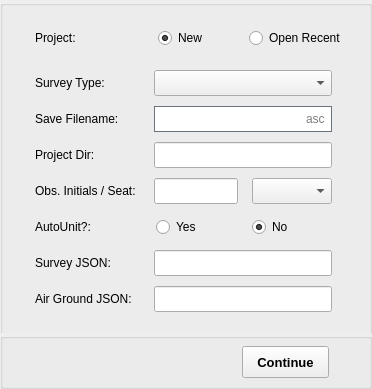
<?xml version="1.0" encoding="UTF-8"?>
<ui version="4.0">
 <class>OpeningScreenDialog</class>
 <widget class="QMainWindow" name="OpeningScreenDialog">
  <property name="windowModality">
   <enum>Qt::ApplicationModal</enum>
  </property>
  <property name="geometry">
   <rect>
    <x>0</x>
    <y>0</y>
    <width>372</width>
    <height>389</height>
   </rect>
  </property>
  <property name="minimumSize">
   <size>
    <width>372</width>
    <height>389</height>
   </size>
  </property>
  <property name="maximumSize">
   <size>
    <width>372</width>
    <height>389</height>
   </size>
  </property>
  <property name="windowTitle">
   <string>Start a new Scribe project</string>
  </property>
  <widget class="QWidget" name="centralwidget">
   <property name="minimumSize">
    <size>
     <width>372</width>
     <height>389</height>
    </size>
   </property>
   <property name="maximumSize">
    <size>
     <width>372</width>
     <height>389</height>
    </size>
   </property>
   <layout class="QGridLayout" name="gridLayout_14">
    <property name="leftMargin">
     <number>0</number>
    </property>
    <property name="topMargin">
     <number>0</number>
    </property>
    <property name="rightMargin">
     <number>0</number>
    </property>
    <property name="bottomMargin">
     <number>0</number>
    </property>
    <property name="spacing">
     <number>0</number>
    </property>
    <item row="0" column="0">
     <layout class="QGridLayout" name="gridLayout_12">
      <item row="0" column="0">
       <widget class="QGroupBox" name="groupBox_2">
        <property name="minimumSize">
         <size>
          <width>372</width>
          <height>389</height>
         </size>
        </property>
        <property name="maximumSize">
         <size>
          <width>372</width>
          <height>389</height>
         </size>
        </property>
        <property name="title">
         <string/>
        </property>
        <layout class="QFormLayout" name="formLayout">
         <property name="horizontalSpacing">
          <number>0</number>
         </property>
         <property name="verticalSpacing">
          <number>10</number>
         </property>
         <property name="leftMargin">
          <number>32</number>
         </property>
         <property name="topMargin">
          <number>10</number>
         </property>
         <property name="rightMargin">
          <number>32</number>
         </property>
         <property name="bottomMargin">
          <number>10</number>
         </property>
         <item row="0" column="0">
          <widget class="QGroupBox" name="groupBox_3">
           <property name="styleSheet">
            <string notr="true">border:none;</string>
           </property>
           <property name="title">
            <string/>
           </property>
           <layout class="QGridLayout" name="gridLayout_13">
            <property name="leftMargin">
             <number>0</number>
            </property>
            <item row="0" column="3">
             <spacer name="horizontalSpacer_5">
              <property name="orientation">
               <enum>Qt::Horizontal</enum>
              </property>
              <property name="sizeHint" stdset="0">
               <size>
                <width>40</width>
                <height>20</height>
               </size>
              </property>
             </spacer>
            </item>
            <item row="0" column="5">
             <spacer name="horizontalSpacer_6">
              <property name="orientation">
               <enum>Qt::Horizontal</enum>
              </property>
              <property name="sizeHint" stdset="0">
               <size>
                <width>27</width>
                <height>20</height>
               </size>
              </property>
             </spacer>
            </item>
            <item row="0" column="4">
             <widget class="QRadioButton" name="rdoRecent">
              <property name="minimumSize">
               <size>
                <width>0</width>
                <height>26</height>
               </size>
              </property>
              <property name="font">
               <font>
                <family>Segoe UI</family>
                <pointsize>9</pointsize>
               </font>
              </property>
              <property name="text">
               <string>Open Recent</string>
              </property>
             </widget>
            </item>
            <item row="0" column="2">
             <widget class="QRadioButton" name="rdoNew">
              <property name="minimumSize">
               <size>
                <width>0</width>
                <height>26</height>
               </size>
              </property>
              <property name="font">
               <font>
                <family>Segoe UI</family>
                <pointsize>9</pointsize>
               </font>
              </property>
              <property name="text">
               <string>New</string>
              </property>
              <property name="checked">
               <bool>true</bool>
              </property>
             </widget>
            </item>
            <item row="0" column="1">
             <spacer name="horizontalSpacer_4">
              <property name="orientation">
               <enum>Qt::Horizontal</enum>
              </property>
              <property name="sizeType">
               <enum>QSizePolicy::Fixed</enum>
              </property>
              <property name="sizeHint" stdset="0">
               <size>
                <width>76</width>
                <height>20</height>
               </size>
              </property>
             </spacer>
            </item>
            <item row="0" column="0">
             <widget class="QLabel" name="label_6">
              <property name="font">
               <font>
                <family>Segoe UI</family>
                <pointsize>9</pointsize>
               </font>
              </property>
              <property name="text">
               <string>Project:</string>
              </property>
             </widget>
            </item>
           </layout>
          </widget>
         </item>
         <item row="1" column="0">
          <layout class="QGridLayout" name="gridLayout_4">
           <property name="horizontalSpacing">
            <number>8</number>
           </property>
           <property name="verticalSpacing">
            <number>0</number>
           </property>
           <item row="0" column="1">
            <widget class="QComboBox" name="surveyType">
             <property name="minimumSize">
              <size>
               <width>178</width>
               <height>26</height>
              </size>
             </property>
             <property name="maximumSize">
              <size>
               <width>178</width>
               <height>26</height>
              </size>
             </property>
             <property name="font">
              <font>
               <family>Segoe UI</family>
               <pointsize>9</pointsize>
               <weight>50</weight>
               <italic>false</italic>
               <bold>false</bold>
              </font>
             </property>
             <property name="autoFillBackground">
              <bool>false</bool>
             </property>
             <property name="styleSheet">
              <string notr="true"/>
             </property>
             <property name="currentText">
              <string/>
             </property>
            </widget>
           </item>
           <item row="0" column="0">
            <widget class="QLabel" name="label">
             <property name="minimumSize">
              <size>
               <width>111</width>
               <height>26</height>
              </size>
             </property>
             <property name="maximumSize">
              <size>
               <width>111</width>
               <height>26</height>
              </size>
             </property>
             <property name="font">
              <font>
               <family>Segoe UI</family>
               <pointsize>9</pointsize>
              </font>
             </property>
             <property name="styleSheet">
              <string notr="true"/>
             </property>
             <property name="text">
              <string>Survey Type:</string>
             </property>
             <property name="buddy">
              <cstring>surveyType</cstring>
             </property>
            </widget>
           </item>
          </layout>
         </item>
         <item row="2" column="0">
          <layout class="QGridLayout" name="gridLayout_5">
           <property name="spacing">
            <number>0</number>
           </property>
           <item row="0" column="1">
            <widget class="QLineEdit" name="exportFilename">
             <property name="sizePolicy">
              <sizepolicy hsizetype="Fixed" vsizetype="Fixed">
               <horstretch>0</horstretch>
               <verstretch>0</verstretch>
              </sizepolicy>
             </property>
             <property name="minimumSize">
              <size>
               <width>150</width>
               <height>26</height>
              </size>
             </property>
             <property name="maximumSize">
              <size>
               <width>150</width>
               <height>26</height>
              </size>
             </property>
             <property name="font">
              <font>
               <family>Segoe UI</family>
               <pointsize>-1</pointsize>
               <weight>50</weight>
               <italic>false</italic>
               <bold>false</bold>
              </font>
             </property>
             <property name="styleSheet">
              <string notr="true">font: 12px &quot;Segoe UI&quot;;
background-color: #FFFFFF;
/*border: 1px solid #ADADAD;*/
border: 1px solid #6a737c;
border-right:none;</string>
             </property>
             <property name="text">
              <string/>
             </property>
             <property name="maxLength">
              <number>32765</number>
             </property>
             <property name="cursorPosition">
              <number>0</number>
             </property>
             <property name="cursorMoveStyle">
              <enum>Qt::LogicalMoveStyle</enum>
             </property>
            </widget>
           </item>
           <item row="0" column="0">
            <widget class="QLabel" name="label_4">
             <property name="minimumSize">
              <size>
               <width>119</width>
               <height>26</height>
              </size>
             </property>
             <property name="maximumSize">
              <size>
               <width>119</width>
               <height>26</height>
              </size>
             </property>
             <property name="font">
              <font>
               <family>Segoe UI</family>
               <pointsize>9</pointsize>
              </font>
             </property>
             <property name="styleSheet">
              <string notr="true"/>
             </property>
             <property name="text">
              <string>Save Filename:</string>
             </property>
             <property name="buddy">
              <cstring>exportFilename</cstring>
             </property>
            </widget>
           </item>
           <item row="0" column="2">
            <widget class="QLineEdit" name="lineEdit">
             <property name="sizePolicy">
              <sizepolicy hsizetype="Fixed" vsizetype="Fixed">
               <horstretch>0</horstretch>
               <verstretch>0</verstretch>
              </sizepolicy>
             </property>
             <property name="minimumSize">
              <size>
               <width>28</width>
               <height>26</height>
              </size>
             </property>
             <property name="maximumSize">
              <size>
               <width>28</width>
               <height>26</height>
              </size>
             </property>
             <property name="styleSheet">
              <string notr="true">font: 12px &quot;Segoe UI&quot;;
background-color: #FFFFFF;
border: 1px solid #6a737c;
border-left:none;</string>
             </property>
             <property name="readOnly">
              <bool>true</bool>
             </property>
             <property name="placeholderText">
              <string>asc</string>
             </property>
            </widget>
           </item>
          </layout>
         </item>
         <item row="3" column="0">
          <layout class="QGridLayout" name="gridLayout_6">
           <property name="spacing">
            <number>0</number>
           </property>
           <item row="0" column="1">
            <widget class="QLineEdit" name="projectDirVal">
             <property name="enabled">
              <bool>true</bool>
             </property>
             <property name="sizePolicy">
              <sizepolicy hsizetype="Fixed" vsizetype="Fixed">
               <horstretch>0</horstretch>
               <verstretch>0</verstretch>
              </sizepolicy>
             </property>
             <property name="minimumSize">
              <size>
               <width>178</width>
               <height>26</height>
              </size>
             </property>
             <property name="maximumSize">
              <size>
               <width>178</width>
               <height>26</height>
              </size>
             </property>
             <property name="font">
              <font>
               <family>Segoe UI</family>
               <pointsize>9</pointsize>
              </font>
             </property>
             <property name="toolTip">
              <string extracomment="Double click to upload"/>
             </property>
             <property name="styleSheet">
              <string notr="true"/>
             </property>
             <property name="text">
              <string/>
             </property>
            </widget>
           </item>
           <item row="0" column="0">
            <widget class="QLabel" name="label_2">
             <property name="minimumSize">
              <size>
               <width>119</width>
               <height>26</height>
              </size>
             </property>
             <property name="maximumSize">
              <size>
               <width>119</width>
               <height>26</height>
              </size>
             </property>
             <property name="font">
              <font>
               <family>Segoe UI</family>
               <pointsize>9</pointsize>
              </font>
             </property>
             <property name="styleSheet">
              <string notr="true"/>
             </property>
             <property name="text">
              <string>Project Dir:</string>
             </property>
             <property name="buddy">
              <cstring>projectDirVal</cstring>
             </property>
            </widget>
           </item>
          </layout>
         </item>
         <item row="4" column="0">
          <layout class="QGridLayout" name="gridLayout_10">
           <property name="horizontalSpacing">
            <number>8</number>
           </property>
           <property name="verticalSpacing">
            <number>0</number>
           </property>
           <item row="0" column="0">
            <widget class="QLabel" name="label_3">
             <property name="minimumSize">
              <size>
               <width>111</width>
               <height>26</height>
              </size>
             </property>
             <property name="maximumSize">
              <size>
               <width>111</width>
               <height>26</height>
              </size>
             </property>
             <property name="font">
              <font>
               <family>Segoe UI</family>
               <pointsize>9</pointsize>
              </font>
             </property>
             <property name="styleSheet">
              <string notr="true"/>
             </property>
             <property name="text">
              <string>Obs. Initials / Seat:</string>
             </property>
             <property name="buddy">
              <cstring>observerInitials</cstring>
             </property>
            </widget>
           </item>
           <item row="0" column="1">
            <layout class="QGridLayout" name="gridLayout_3">
             <property name="verticalSpacing">
              <number>0</number>
             </property>
             <item row="0" column="0">
              <widget class="QLineEdit" name="observerInitials">
               <property name="minimumSize">
                <size>
                 <width>84</width>
                 <height>26</height>
                </size>
               </property>
               <property name="maximumSize">
                <size>
                 <width>84</width>
                 <height>26</height>
                </size>
               </property>
               <property name="font">
                <font>
                 <family>Segoe UI</family>
                 <pointsize>9</pointsize>
                </font>
               </property>
               <property name="styleSheet">
                <string notr="true"/>
               </property>
               <property name="text">
                <string/>
               </property>
               <property name="maxLength">
                <number>3</number>
               </property>
              </widget>
             </item>
             <item row="0" column="2">
              <widget class="QComboBox" name="observerSeat">
               <property name="sizePolicy">
                <sizepolicy hsizetype="Expanding" vsizetype="Fixed">
                 <horstretch>0</horstretch>
                 <verstretch>0</verstretch>
                </sizepolicy>
               </property>
               <property name="minimumSize">
                <size>
                 <width>80</width>
                 <height>26</height>
                </size>
               </property>
               <property name="maximumSize">
                <size>
                 <width>80</width>
                 <height>26</height>
                </size>
               </property>
               <property name="styleSheet">
                <string notr="true"/>
               </property>
              </widget>
             </item>
             <item row="0" column="1">
              <spacer name="horizontalSpacer_2">
               <property name="orientation">
                <enum>Qt::Horizontal</enum>
               </property>
               <property name="sizeType">
                <enum>QSizePolicy::Fixed</enum>
               </property>
               <property name="sizeHint" stdset="0">
                <size>
                 <width>14</width>
                 <height>20</height>
                </size>
               </property>
              </spacer>
             </item>
            </layout>
           </item>
          </layout>
         </item>
         <item row="5" column="0">
          <layout class="QGridLayout" name="gridLayout_11">
           <item row="0" column="0">
            <widget class="QLabel" name="label_5">
             <property name="minimumSize">
              <size>
               <width>111</width>
               <height>26</height>
              </size>
             </property>
             <property name="maximumSize">
              <size>
               <width>111</width>
               <height>26</height>
              </size>
             </property>
             <property name="font">
              <font>
               <family>Segoe UI</family>
               <pointsize>9</pointsize>
              </font>
             </property>
             <property name="styleSheet">
              <string notr="true"/>
             </property>
             <property name="text">
              <string>AutoUnit?:</string>
             </property>
             <property name="buddy">
              <cstring>rdoYes</cstring>
             </property>
            </widget>
           </item>
           <item row="0" column="1">
            <widget class="QGroupBox" name="groupBox_4">
             <property name="styleSheet">
              <string notr="true">border:none;</string>
             </property>
             <property name="title">
              <string/>
             </property>
             <property name="alignment">
              <set>Qt::AlignCenter</set>
             </property>
             <layout class="QGridLayout" name="gridLayout_7">
              <property name="leftMargin">
               <number>0</number>
              </property>
              <property name="topMargin">
               <number>0</number>
              </property>
              <property name="rightMargin">
               <number>0</number>
              </property>
              <property name="bottomMargin">
               <number>0</number>
              </property>
              <property name="spacing">
               <number>0</number>
              </property>
              <item row="0" column="2">
               <spacer name="horizontalSpacer_3">
                <property name="orientation">
                 <enum>Qt::Horizontal</enum>
                </property>
                <property name="sizeType">
                 <enum>QSizePolicy::Fixed</enum>
                </property>
                <property name="sizeHint" stdset="0">
                 <size>
                  <width>12</width>
                  <height>20</height>
                 </size>
                </property>
               </spacer>
              </item>
              <item row="0" column="1">
               <widget class="QRadioButton" name="rdoYes">
                <property name="minimumSize">
                 <size>
                  <width>84</width>
                  <height>26</height>
                 </size>
                </property>
                <property name="maximumSize">
                 <size>
                  <width>84</width>
                  <height>26</height>
                 </size>
                </property>
                <property name="font">
                 <font>
                  <family>Segoe UI</family>
                  <pointsize>9</pointsize>
                 </font>
                </property>
                <property name="styleSheet">
                 <string notr="true"/>
                </property>
                <property name="text">
                 <string>Yes</string>
                </property>
                <property name="checked">
                 <bool>false</bool>
                </property>
               </widget>
              </item>
              <item row="0" column="3">
               <widget class="QRadioButton" name="rdoNo">
                <property name="minimumSize">
                 <size>
                  <width>80</width>
                  <height>26</height>
                 </size>
                </property>
                <property name="maximumSize">
                 <size>
                  <width>80</width>
                  <height>26</height>
                 </size>
                </property>
                <property name="font">
                 <font>
                  <family>Segoe UI</family>
                  <pointsize>9</pointsize>
                 </font>
                </property>
                <property name="styleSheet">
                 <string notr="true"/>
                </property>
                <property name="text">
                 <string>No</string>
                </property>
                <property name="checked">
                 <bool>true</bool>
                </property>
               </widget>
              </item>
              <item row="0" column="0">
               <spacer name="horizontalSpacer_7">
                <property name="orientation">
                 <enum>Qt::Horizontal</enum>
                </property>
                <property name="sizeType">
                 <enum>QSizePolicy::Fixed</enum>
                </property>
                <property name="sizeHint" stdset="0">
                 <size>
                  <width>10</width>
                  <height>20</height>
                 </size>
                </property>
               </spacer>
              </item>
             </layout>
            </widget>
           </item>
          </layout>
         </item>
         <item row="6" column="0">
          <layout class="QGridLayout" name="gridLayout_8">
           <property name="horizontalSpacing">
            <number>8</number>
           </property>
           <property name="verticalSpacing">
            <number>0</number>
           </property>
           <item row="0" column="0">
            <widget class="QLabel" name="lblGeo1">
             <property name="minimumSize">
              <size>
               <width>111</width>
               <height>26</height>
              </size>
             </property>
             <property name="maximumSize">
              <size>
               <width>111</width>
               <height>26</height>
              </size>
             </property>
             <property name="font">
              <font>
               <family>Segoe UI</family>
               <pointsize>9</pointsize>
              </font>
             </property>
             <property name="styleSheet">
              <string notr="true"/>
             </property>
             <property name="text">
              <string>Survey JSON:</string>
             </property>
             <property name="buddy">
              <cstring>geoFileText</cstring>
             </property>
            </widget>
           </item>
           <item row="0" column="1">
            <widget class="QLineEdit" name="geoFileText">
             <property name="enabled">
              <bool>true</bool>
             </property>
             <property name="minimumSize">
              <size>
               <width>178</width>
               <height>26</height>
              </size>
             </property>
             <property name="maximumSize">
              <size>
               <width>178</width>
               <height>26</height>
              </size>
             </property>
             <property name="font">
              <font>
               <family>Segoe UI</family>
               <pointsize>9</pointsize>
              </font>
             </property>
             <property name="toolTip">
              <string extracomment="Double click to upload"/>
             </property>
             <property name="styleSheet">
              <string notr="true"/>
             </property>
             <property name="text">
              <string/>
             </property>
             <property name="placeholderText">
              <string/>
             </property>
            </widget>
           </item>
          </layout>
         </item>
         <item row="7" column="0">
          <layout class="QGridLayout" name="gridLayout_9">
           <property name="horizontalSpacing">
            <number>8</number>
           </property>
           <property name="verticalSpacing">
            <number>0</number>
           </property>
           <item row="0" column="0">
            <widget class="QLabel" name="lblGeo2">
             <property name="minimumSize">
              <size>
               <width>111</width>
               <height>26</height>
              </size>
             </property>
             <property name="maximumSize">
              <size>
               <width>111</width>
               <height>26</height>
              </size>
             </property>
             <property name="font">
              <font>
               <family>Segoe UI</family>
               <pointsize>9</pointsize>
              </font>
             </property>
             <property name="styleSheet">
              <string notr="true"/>
             </property>
             <property name="text">
              <string>Air Ground JSON:</string>
             </property>
             <property name="buddy">
              <cstring>geoFileText2</cstring>
             </property>
            </widget>
           </item>
           <item row="0" column="1">
            <widget class="QLineEdit" name="geoFileText2">
             <property name="enabled">
              <bool>true</bool>
             </property>
             <property name="minimumSize">
              <size>
               <width>178</width>
               <height>26</height>
              </size>
             </property>
             <property name="maximumSize">
              <size>
               <width>178</width>
               <height>26</height>
              </size>
             </property>
             <property name="font">
              <font>
               <family>Segoe UI</family>
               <pointsize>9</pointsize>
              </font>
             </property>
             <property name="toolTip">
              <string extracomment="Double click to upload"/>
             </property>
             <property name="styleSheet">
              <string notr="true"/>
             </property>
             <property name="text">
              <string/>
             </property>
            </widget>
           </item>
          </layout>
         </item>
        </layout>
       </widget>
      </item>
      <item row="1" column="0">
       <widget class="QGroupBox" name="groupBox_5">
        <property name="minimumSize">
         <size>
          <width>372</width>
          <height>56</height>
         </size>
        </property>
        <property name="maximumSize">
         <size>
          <width>372</width>
          <height>56</height>
         </size>
        </property>
        <property name="styleSheet">
         <string notr="true">QGroupBox {
        background-color: rgb(238, 238, 238);
}</string>
        </property>
        <property name="title">
         <string/>
        </property>
        <layout class="QGridLayout" name="gridLayout_2">
         <property name="leftMargin">
          <number>0</number>
         </property>
         <property name="topMargin">
          <number>3</number>
         </property>
         <property name="rightMargin">
          <number>40</number>
         </property>
         <property name="bottomMargin">
          <number>3</number>
         </property>
         <property name="spacing">
          <number>0</number>
         </property>
         <item row="0" column="0">
          <layout class="QHBoxLayout" name="horizontalLayout_9">
           <property name="spacing">
            <number>0</number>
           </property>
           <item>
            <spacer name="horizontalSpacer_8">
             <property name="orientation">
              <enum>Qt::Horizontal</enum>
             </property>
             <property name="sizeHint" stdset="0">
              <size>
               <width>87</width>
               <height>20</height>
              </size>
             </property>
            </spacer>
           </item>
           <item>
            <widget class="QPushButton" name="saveButton">
             <property name="minimumSize">
              <size>
               <width>87</width>
               <height>32</height>
              </size>
             </property>
             <property name="maximumSize">
              <size>
               <width>87</width>
               <height>32</height>
              </size>
             </property>
             <property name="font">
              <font>
               <family>Segoe UI</family>
               <pointsize>-1</pointsize>
               <weight>75</weight>
               <italic>false</italic>
               <bold>true</bold>
              </font>
             </property>
             <property name="styleSheet">
              <string notr="true">font-weight: bold;
font-size: 13px;</string>
             </property>
             <property name="text">
              <string>Continue</string>
             </property>
            </widget>
           </item>
          </layout>
         </item>
        </layout>
       </widget>
      </item>
     </layout>
    </item>
   </layout>
  </widget>
 </widget>
 <tabstops>
  <tabstop>rdoNew</tabstop>
  <tabstop>rdoRecent</tabstop>
  <tabstop>surveyType</tabstop>
  <tabstop>exportFilename</tabstop>
  <tabstop>projectDirVal</tabstop>
  <tabstop>observerInitials</tabstop>
  <tabstop>observerSeat</tabstop>
  <tabstop>rdoYes</tabstop>
  <tabstop>rdoNo</tabstop>
  <tabstop>geoFileText</tabstop>
  <tabstop>geoFileText2</tabstop>
  <tabstop>lineEdit</tabstop>
 </tabstops>
 <resources/>
 <connections/>
</ui>
